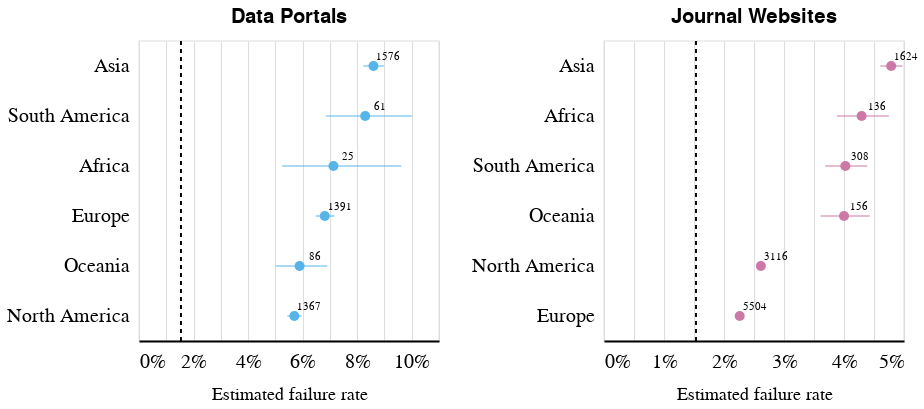

The cell this chart's notebook holds for it:
### Code cell
base = alt.Chart(df_continents).mark_circle(size=100, opacity=1).encode(
    alt.Y('continent:N', title=None).sort(field="fail_rate_meta", op="max", order="descending"),
    alt.X('fail_rate_meta:Q', title='Estimated failure rate').axis(format='.0%'),
    alt.Color('web_type:N').scale(range=list(COLORS.values())).legend(None),
    # alt.Size('units:Q')
    # alt.Column('web_type:N')
).properties(
    height=300
)

error = base.mark_errorbar(

).encode(
    alt.X('ci_95L:Q', title='Estimated failure rate'),
    alt.X2('ci_95U:Q')
)

text = base.mark_text(
    dx=15,
    dy=-9
).encode(
    alt.Text('units'),
    color=alt.value('black')
)

gov = base.mark_rule(
    color='black',
    size=1,
    strokeDash=[4, 4]
).encode(
    alt.Y(),
    alt.X(f'baseline:Q', title='Estimated failure rate'),
    alt.Size(),
    alt.YOffset(),
    color=alt.value('black')
).transform_calculate(
    baseline=f"{GOV_EFR}"
)

plot = (base + error + text + gov)

plot = (
    plot.transform_filter("datum.web_type == 'Data Portals'").properties(title='Data Portals') |
    plot.transform_filter("datum.web_type == 'Journal Websites'").properties(title='Journal Websites')
)

# .facet(
#     alt.Column('web_type:N', title=None)
# ).resolve_scale(y='independent')

plot = apply_theme(plot)

plot

### Figure 1 — Vega-Lite specification as saved in the notebook (floating-point values rounded to 4 significant figures)
{"config": {"view": {"continuousWidth": 300, "continuousHeight": 300, "fill": "white", "stroke": "#E9E9E9", "strokeWidth": 1.5}, "axis": {"domainColor": "black", "domainWidth": 2, "labelFontSize": 20, "labelFontWeight": 400, "labelLimit": 1000, "labelPadding": 10, "tickColor": "white", "ticks": false, "titleFontSize": 18, "titleFontWeight": 400, "titlePadding": 14}, "axisX": {"labelAngle": 0}, "axisY": {"domain": false, "titleFontSize": 18}, "concat": {"spacing": 30}, "font": "Arial", "header": {"labelFontSize": 18, "labelFontWeight": 500, "labelOrient": "top", "titleFontSize": 20, "titleFontWeight": 600}, "legend": {"cornerRadius": 0, "fillColor": "white", "gradientLength": 50, "labelFontSize": 20, "labelFontWeight": 400, "orient": "right", "padding": 0, "strokeColor": "transparent", "symbolStrokeWidth": 2, "titleFontSize": 18, "titleFontWeight": 500, "titleOrient": "top"}, "point": {"size": 70}, "scale": {}, "title": {"align": "left", "anchor": "middle", "dy": -10, "fontSize": 20, "fontWeight": 600, "subtitleColor": "grey", "subtitleFontSize": 18, "subtitlePadding": 10}}, "hconcat": [{"layer": [{"mark": {"type": "circle", "opacity": 1, "size": 100}, "encoding": {"color": {"field": "web_type", "legend": null, "scale": {"range": ["#56B4E9", "#CC79A7", "#009E73"]}, "type": "nominal"}, "x": {"axis": {"format": ".0%"}, "field": "fail_rate_meta", "title": "Estimated failure rate", "type": "quantitative"}, "y": {"field": "continent", "sort": {"field": "fail_rate_meta", "op": "max", "order": "descending"}, "title": null, "type": "nominal"}}}, {"mark": {"type": "errorbar"}, "encoding": {"color": {"field": "web_type", "legend": null, "scale": {"range": ["#56B4E9", "#CC79A7", "#009E73"]}, "type": "nominal"}, "x": {"field": "ci_95L", "title": "Estimated failure rate", "type": "quantitative"}, "x2": {"field": "ci_95U"}, "y": {"field": "continent", "sort": {"field": "fail_rate_meta", "op": "max", "order": "descending"}, "title": null, "type": "nominal"}}}, {"mark": {"type": "text", "dx": 15, "dy": -9}, "encoding": {"color": {"value": "black"}, "text": {"field": "units", "type": "quantitative"}, "x": {"axis": {"format": ".0%"}, "field": "fail_rate_meta", "title": "Estimated failure rate", "type": "quantitative"}, "y": {"field": "continent", "sort": {"field": "fail_rate_meta", "op": "max", "order": "descending"}, "title": null, "type": "nominal"}}}, {"mark": {"type": "rule", "color": "black", "size": 1, "strokeDash": [4, 4]}, "encoding": {"color": {"value": "black"}, "size": {}, "x": {"field": "baseline", "title": "Estimated failure rate", "type": "quantitative"}, "y": {}, "yOffset": {}}, "transform": [{"calculate": "0.015346", "as": "baseline"}]}], "height": 300, "title": "Data Portals", "transform": [{"filter": "datum.web_type == 'Data Portals'"}]}, {"layer": [{"mark": {"type": "circle", "opacity": 1, "size": 100}, "encoding": {"color": {"field": "web_type", "legend": null, "scale": {"range": ["#56B4E9", "#CC79A7", "#009E73"]}, "type": "nominal"}, "x": {"axis": {"format": ".0%"}, "field": "fail_rate_meta", "title": "Estimated failure rate", "type": "quantitative"}, "y": {"field": "continent", "sort": {"field": "fail_rate_meta", "op": "max", "order": "descending"}, "title": null, "type": "nominal"}}}, {"mark": {"type": "errorbar"}, "encoding": {"color": {"field": "web_type", "legend": null, "scale": {"range": ["#56B4E9", "#CC79A7", "#009E73"]}, "type": "nominal"}, "x": {"field": "ci_95L", "title": "Estimated failure rate", "type": "quantitative"}, "x2": {"field": "ci_95U"}, "y": {"field": "continent", "sort": {"field": "fail_rate_meta", "op": "max", "order": "descending"}, "title": null, "type": "nominal"}}}, {"mark": {"type": "text", "dx": 15, "dy": -9}, "encoding": {"color": {"value": "black"}, "text": {"field": "units", "type": "quantitative"}, "x": {"axis": {"format": ".0%"}, "field": "fail_rate_meta", "title": "Estimated failure rate", "type": "quantitative"}, "y": {"field": "continent", "sort": {"field": "fail_rate_meta", "op": "max", "order": "descending"}, "title": null, "type": "nominal"}}}, {"mark": {"type": "rule", "color": "black", "size": 1, "strokeDash": [4, 4]}, "encoding": {"color": {"value": "black"}, "size": {}, "x": {"field": "baseline", "title": "Estimated failure rate", "type": "quantitative"}, "y": {}, "yOffset": {}}, "transform": [{"calculate": "0.015346", "as": "baseline"}]}], "height": 300, "title": "Journal Websites", "transform": [{"filter": "datum.web_type == 'Journal Websites'"}]}], "data": {"name": "data-3395574e57c7a2c06f320542a632aab3"}, "$schema": "https://vega.github.io/schema/vega-lite/v5.15.1.json", "datasets": {"data-3395574e57c7a2c06f320542a632aab3": [{"web_type": "Journal Websites", "continent": "Africa", "country": NaN, "publisher": "ALL", "fail_rate_meta": 0.04294, "se": 0.05373, "ci_95L": 0.03881, "ci_95U": 0.04748, "total_violations": 6258, "total_checks": 141402, "units": 136}, {"web_type": "Journal Websites", "continent": "Asia", "country": NaN, "publisher": "ALL", "fail_rate_meta": 0.04787, "se": 0.02063, "ci_95L": 0.04606, "ci_95U": 0.04974, "total_violations": 100270, "total_checks": 1509594, "units": 1624}, {"web_type": "Journal Websites", "continent": "Europe", "country": NaN, "publisher": "ALL", "fail_rate_meta": 0.02262, "se": 0.01327, "ci_95L": 0.02205, "ci_95U": 0.0232, "total_violations": 140831, "total_checks": 4043227, "units": 5504}, {"web_type": "Journal Websites", "continent": "North America", "country": NaN, "publisher": "ALL", "fail_rate_meta": 0.02615, "se": 0.01519, "ci_95L": 0.0254, "ci_95U": 0.02691, "total_violations": 85158, "total_checks": 2038112, "units": 3116}, {"web_type": "Journal Websites", "continent": "Oceania", "country": NaN, "publisher": "ALL", "fail_rate_meta": 0.04001, "se": 0.05417, "ci_95L": 0.03612, "ci_95U": 0.04429, "total_violations": 5196, "total_checks": 127500, "units": 156}, {"web_type": "Journal Websites", "continent": "South America", "country": NaN, "publisher": "ALL", "fail_rate_meta": 0.04023, "se": 0.04636, "ci_95L": 0.03686, "ci_95U": 0.04388, "total_violations": 14122, "total_checks": 277379, "units": 308}, {"web_type": "Data Portals", "continent": "Africa", "country": NaN, "publisher": null, "fail_rate_meta": 0.0713, "se": 0.1666, "ci_95L": 0.05247, "ci_95U": 0.09619, "total_violations": 586, "total_checks": 11410, "units": 25}, {"web_type": "Data Portals", "continent": "Asia", "country": NaN, "publisher": null, "fail_rate_meta": 0.08596, "se": 0.02436, "ci_95L": 0.08228, "ci_95U": 0.08979, "total_violations": 47770, "total_checks": 778743, "units": 1576}, {"web_type": "Data Portals", "continent": "Europe", "country": NaN, "publisher": null, "fail_rate_meta": 0.06812, "se": 0.02767, "ci_95L": 0.06476, "ci_95U": 0.07164, "total_violations": 56264, "total_checks": 971306, "units": 1391}, {"web_type": "Data Portals", "continent": "North America", "country": NaN, "publisher": null, "fail_rate_meta": 0.05697, "se": 0.02489, "ci_95L": 0.0544, "ci_95U": 0.05965, "total_violations": 56266, "total_checks": 1173001, "units": 1367}, {"web_type": "Data Portals", "continent": "Oceania", "country": NaN, "publisher": null, "fail_rate_meta": 0.05889, "se": 0.0867, "ci_95L": 0.05015, "ci_95U": 0.06904, "total_violations": 1780, "total_checks": 38824, "units": 86}, {"web_type": "Data Portals", "continent": "South America", "country": NaN, "publisher": null, "fail_rate_meta": 0.08295, "se": 0.105, "ci_95L": 0.06858, "ci_95U": 0.1, "total_violations": 1625, "total_checks": 24584, "units": 61}]}}
